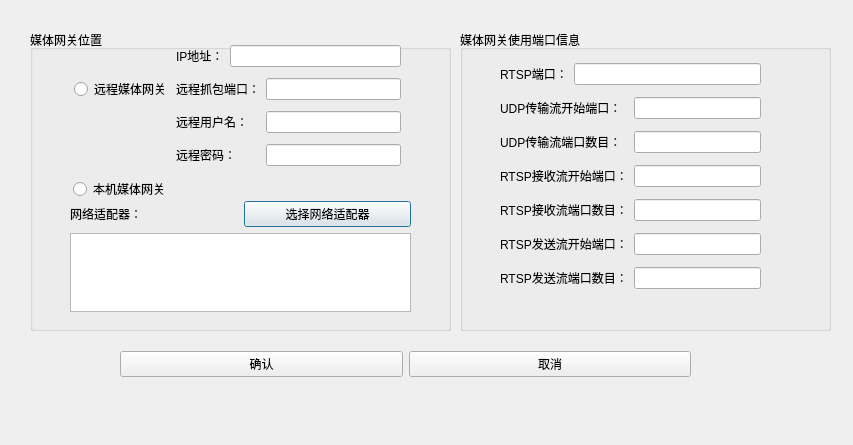
<?xml version="1.0" encoding="UTF-8"?>
<ui version="4.0">
 <class>AddMediaDialog</class>
 <widget class="QDialog" name="AddMediaDialog">
  <property name="geometry">
   <rect>
    <x>0</x>
    <y>0</y>
    <width>853</width>
    <height>445</height>
   </rect>
  </property>
  <property name="windowTitle">
   <string>AddMedia</string>
  </property>
  <property name="windowIcon">
   <iconset>
    <normaloff>rsc/icon/mainWindow_icon.png</normaloff>rsc/icon/mainWindow_icon.png</iconset>
  </property>
  <widget class="QGroupBox" name="MediaLocationGroupBox">
   <property name="geometry">
    <rect>
     <x>30</x>
     <y>30</y>
     <width>421</width>
     <height>301</height>
    </rect>
   </property>
   <property name="title">
    <string>媒体网关位置</string>
   </property>
   <widget class="QWidget" name="layoutWidget">
    <property name="geometry">
     <rect>
      <x>40</x>
      <y>171</y>
      <width>341</width>
      <height>111</height>
     </rect>
    </property>
    <layout class="QGridLayout" name="gridLayout_4">
     <item row="0" column="0">
      <widget class="QLabel" name="InterfaceChoseDisplayStatic">
       <property name="text">
        <string>网络适配器：</string>
       </property>
      </widget>
     </item>
     <item row="0" column="1">
      <widget class="QPushButton" name="ChooseInterfaceBtn">
       <property name="text">
        <string>选择网络适配器</string>
       </property>
      </widget>
     </item>
     <item row="1" column="0" colspan="2">
      <widget class="QTextEdit" name="InterfaceChoseDisplayText"/>
     </item>
    </layout>
   </widget>
   <widget class="QRadioButton" name="LocalMediaRadioBtn">
    <property name="geometry">
     <rect>
      <x>43</x>
      <y>151</y>
      <width>95</width>
      <height>16</height>
     </rect>
    </property>
    <property name="text">
     <string>本机媒体网关</string>
    </property>
   </widget>
   <widget class="QRadioButton" name="RemoteMediaRadioBtn">
    <property name="geometry">
     <rect>
      <x>44</x>
      <y>51</y>
      <width>95</width>
      <height>16</height>
     </rect>
    </property>
    <property name="text">
     <string>远程媒体网关</string>
    </property>
   </widget>
   <widget class="QWidget" name="">
    <property name="geometry">
     <rect>
      <x>146</x>
      <y>10</y>
      <width>225</width>
      <height>131</height>
     </rect>
    </property>
    <layout class="QGridLayout" name="gridLayout_2">
     <item row="0" column="0">
      <widget class="QLabel" name="RemoteCapIpStatic">
       <property name="text">
        <string>IP地址：</string>
       </property>
      </widget>
     </item>
     <item row="0" column="1" colspan="2">
      <widget class="QLineEdit" name="RemoteCapIpEdit"/>
     </item>
     <item row="1" column="0" colspan="2">
      <widget class="QLabel" name="RemoteCapPortStatic">
       <property name="text">
        <string>远程抓包端口：</string>
       </property>
      </widget>
     </item>
     <item row="1" column="2">
      <widget class="QLineEdit" name="RemoteCapPortEdit"/>
     </item>
     <item row="2" column="0" colspan="2">
      <widget class="QLabel" name="RmtUsrNameStatic">
       <property name="text">
        <string>远程用户名：</string>
       </property>
      </widget>
     </item>
     <item row="2" column="2">
      <widget class="QLineEdit" name="RmtUsrNameEdit"/>
     </item>
     <item row="3" column="0" colspan="2">
      <widget class="QLabel" name="RmtPwdStatic">
       <property name="text">
        <string>远程密码：</string>
       </property>
      </widget>
     </item>
     <item row="3" column="2">
      <widget class="QLineEdit" name="RmtPwdEdit"/>
     </item>
    </layout>
   </widget>
  </widget>
  <widget class="QGroupBox" name="groupBox">
   <property name="geometry">
    <rect>
     <x>460</x>
     <y>30</y>
     <width>371</width>
     <height>301</height>
    </rect>
   </property>
   <property name="title">
    <string>媒体网关使用端口信息</string>
   </property>
   <widget class="QWidget" name="layoutWidget">
    <property name="geometry">
     <rect>
      <x>40</x>
      <y>27</y>
      <width>261</width>
      <height>241</height>
     </rect>
    </property>
    <layout class="QGridLayout" name="gridLayout">
     <item row="0" column="0">
      <widget class="QLabel" name="RtspPortStatic">
       <property name="text">
        <string>RTSP端口：</string>
       </property>
      </widget>
     </item>
     <item row="0" column="1" colspan="2">
      <widget class="QLineEdit" name="RtspPortEdit"/>
     </item>
     <item row="1" column="0" colspan="2">
      <widget class="QLabel" name="UdpPortBaseStatic">
       <property name="text">
        <string>UDP传输流开始端口：</string>
       </property>
      </widget>
     </item>
     <item row="1" column="2">
      <widget class="QLineEdit" name="UdpPortBaseEdit"/>
     </item>
     <item row="2" column="0" colspan="2">
      <widget class="QLabel" name="UdpPortNumStatic">
       <property name="text">
        <string>UDP传输流端口数目：</string>
       </property>
      </widget>
     </item>
     <item row="2" column="2">
      <widget class="QLineEdit" name="UdpPortNumEdit"/>
     </item>
     <item row="3" column="0" colspan="2">
      <widget class="QLabel" name="RtspRecvPortBaseStatic">
       <property name="text">
        <string>RTSP接收流开始端口：</string>
       </property>
      </widget>
     </item>
     <item row="3" column="2">
      <widget class="QLineEdit" name="RtspRecvPortBaseEdit"/>
     </item>
     <item row="4" column="0" colspan="2">
      <widget class="QLabel" name="RtspRecvPortNumStatic">
       <property name="text">
        <string>RTSP接收流端口数目：</string>
       </property>
      </widget>
     </item>
     <item row="4" column="2">
      <widget class="QLineEdit" name="RtspRecvPortNumEdit"/>
     </item>
     <item row="5" column="0" colspan="2">
      <widget class="QLabel" name="RtspSendPortBaseStatic">
       <property name="text">
        <string>RTSP发送流开始端口：</string>
       </property>
      </widget>
     </item>
     <item row="5" column="2">
      <widget class="QLineEdit" name="RtspSendPortBaseEdit"/>
     </item>
     <item row="6" column="0" colspan="2">
      <widget class="QLabel" name="RtspSendPortNumStatic">
       <property name="text">
        <string>RTSP发送流端口数目：</string>
       </property>
      </widget>
     </item>
     <item row="6" column="2">
      <widget class="QLineEdit" name="RtspSendPortNumEdit"/>
     </item>
    </layout>
   </widget>
  </widget>
  <widget class="QWidget" name="layoutWidget">
   <property name="geometry">
    <rect>
     <x>120</x>
     <y>344</y>
     <width>571</width>
     <height>41</height>
    </rect>
   </property>
   <layout class="QHBoxLayout" name="horizontalLayout">
    <item>
     <widget class="QPushButton" name="OkBtn">
      <property name="text">
       <string>确认</string>
      </property>
     </widget>
    </item>
    <item>
     <widget class="QPushButton" name="NoBtn">
      <property name="text">
       <string>取消</string>
      </property>
     </widget>
    </item>
   </layout>
  </widget>
 </widget>
 <resources/>
 <connections/>
</ui>
